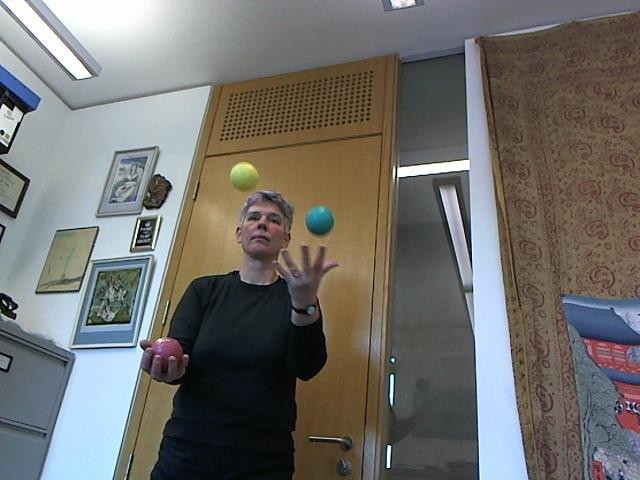
%> input picture images/00000002.jpg, 640 x 480 px; its folder holds only this picture in this run
$ octave test6.m   (GNU Octave 9; MATLAB toolbox functions it lacks are replaced by stand-ins)
%> lines starting %> are read from the running program, lines starting %| are printed output that depends on the picture
load matrix;
load gt1;

files = dir('images/0*.jpg');

figure(1);
for ii = 1:size(files,1)

    % plot found centre and ground truth in each image
    Image = imread(files(ii).name);
%> Image is the input picture: size 480x640x3 uint8; mean R, G, B 113, 111.3, 107.7
    imshow(Image);
    hold on;
    plot(matrix(3,ii),matrix(2,ii),'ko');
    plot(matrix(5,ii),matrix(4,ii),'ko');
    plot(matrix(7,ii),matrix(6,ii),'ko');
    plot(gt1(3,ii),gt1(2,ii),'k+');
    plot(gt1(5,ii),gt1(4,ii),'k+');
    plot(gt1(7,ii),gt1(6,ii),'k+');
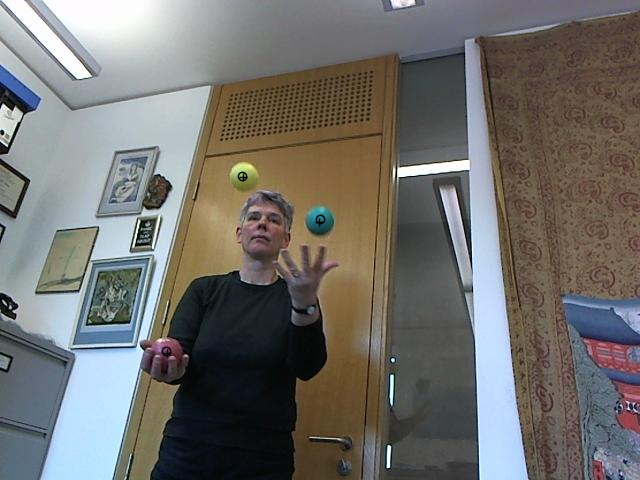
%> figure redrawn from the program's plot data
    drawnow;
    ii
    pause(1)
end

bg = imread('background.jpg');
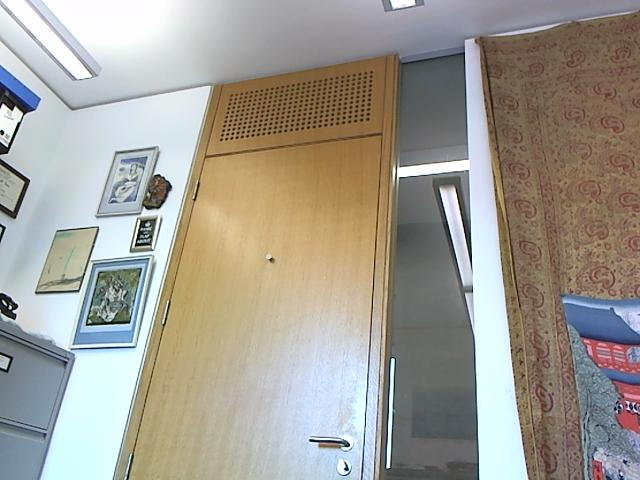
%> input picture background.jpg, 640 x 480 px
%> bg is the input picture: size 480x640x3 uint8; mean R, G, B 160.8, 156.8, 148.2

% red ball trajectory
figure(2);
imshow(bg);
hold on;
plot(matrix(3,:),matrix(2,:),'-r','LineWidth',2);
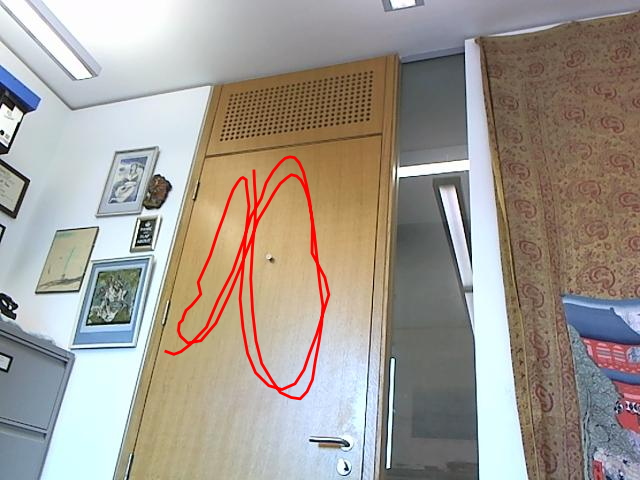
%> figure redrawn from the program's plot data
drawnow;

% green ball trajectory
figure(3);
imshow(bg);
hold on;
plot(matrix(5,:),matrix(4,:),'-g','LineWidth',2);
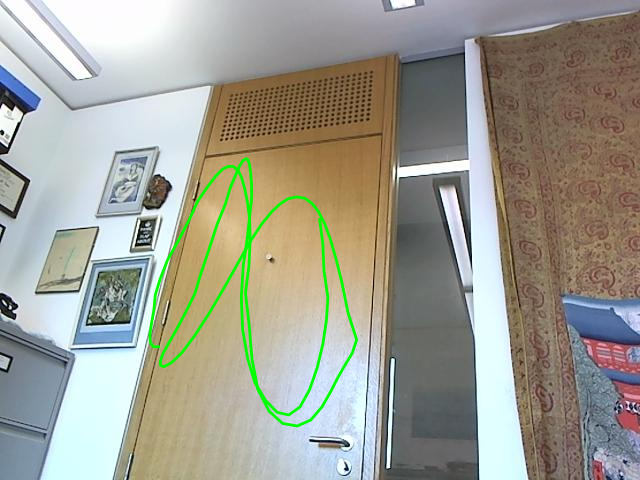
%> figure redrawn from the program's plot data
drawnow;

% yellow ball trajectory
figure(4);
imshow(bg);
hold on;
plot(matrix(7,:),matrix(6,:),'-y','LineWidth',2);
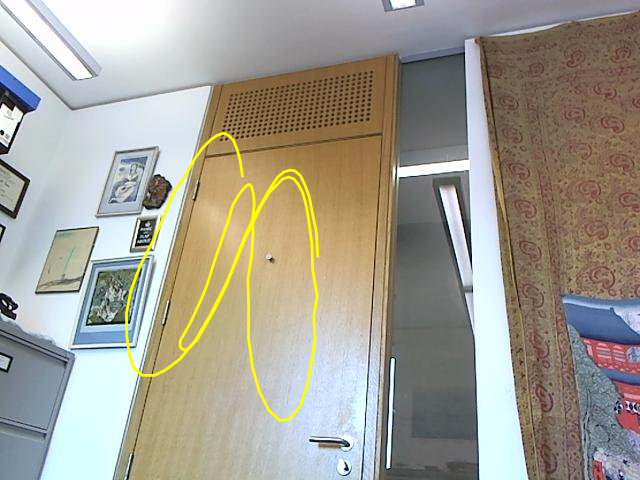
%> figure redrawn from the program's plot data
drawnow;
